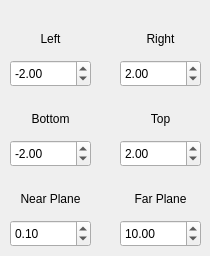
    <widget class="QWidget" name="tab">
     <attribute name="title">
      <string>Ortho</string>
     </attribute>
     <widget class="QDoubleSpinBox" name="doubleSpinBox_5">
      <property name="geometry">
       <rect>
        <x>120</x>
        <y>220</y>
        <width>81</width>
        <height>27</height>
       </rect>
      </property>
      <property name="minimum">
       <double>0.000000000000000</double>
      </property>
      <property name="maximum">
       <double>10000.000000000000000</double>
      </property>
      <property name="singleStep">
       <double>0.100000000000000</double>
      </property>
      <property name="value">
       <double>10.000000000000000</double>
      </property>
     </widget>
     <widget class="QDoubleSpinBox" name="doubleSpinBox_6">
      <property name="geometry">
       <rect>
        <x>10</x>
        <y>220</y>
        <width>81</width>
        <height>27</height>
       </rect>
      </property>
      <property name="minimum">
       <double>0.000000000000000</double>
      </property>
      <property name="maximum">
       <double>10000.000000000000000</double>
      </property>
      <property name="singleStep">
       <double>0.100000000000000</double>
      </property>
      <property name="value">
       <double>0.100000000000000</double>
      </property>
     </widget>
     <widget class="QLabel" name="label_6">
      <property name="geometry">
       <rect>
        <x>10</x>
        <y>190</y>
        <width>81</width>
        <height>17</height>
       </rect>
      </property>
      <property name="text">
       <string>Near Plane</string>
      </property>
      <property name="alignment">
       <set>Qt::AlignCenter</set>
      </property>
     </widget>
     <widget class="QLabel" name="label_7">
      <property name="geometry">
       <rect>
        <x>120</x>
        <y>190</y>
        <width>81</width>
        <height>17</height>
       </rect>
      </property>
      <property name="text">
       <string>Far Plane</string>
      </property>
      <property name="alignment">
       <set>Qt::AlignCenter</set>
      </property>
     </widget>
     <widget class="QLabel" name="label_8">
      <property name="geometry">
       <rect>
        <x>120</x>
        <y>110</y>
        <width>81</width>
        <height>17</height>
       </rect>
      </property>
      <property name="text">
       <string>Top</string>
      </property>
      <property name="alignment">
       <set>Qt::AlignCenter</set>
      </property>
     </widget>
     <widget class="QDoubleSpinBox" name="doubleSpinBox_7">
      <property name="geometry">
       <rect>
        <x>10</x>
        <y>140</y>
        <width>81</width>
        <height>27</height>
       </rect>
      </property>
      <property name="minimum">
       <double>-100.000000000000000</double>
      </property>
      <property name="maximum">
       <double>100.000000000000000</double>
      </property>
      <property name="singleStep">
       <double>0.100000000000000</double>
      </property>
      <property name="value">
       <double>-2.000000000000000</double>
      </property>
     </widget>
     <widget class="QDoubleSpinBox" name="doubleSpinBox_8">
      <property name="geometry">
       <rect>
        <x>120</x>
        <y>140</y>
        <width>81</width>
        <height>27</height>
       </rect>
      </property>
      <property name="minimum">
       <double>-100.000000000000000</double>
      </property>
      <property name="maximum">
       <double>100.000000000000000</double>
      </property>
      <property name="singleStep">
       <double>0.100000000000000</double>
      </property>
      <property name="value">
       <double>2.000000000000000</double>
      </property>
     </widget>
     <widget class="QLabel" name="label_9">
      <property name="geometry">
       <rect>
        <x>10</x>
        <y>110</y>
        <width>81</width>
        <height>17</height>
       </rect>
      </property>
      <property name="text">
       <string>Bottom</string>
      </property>
      <property name="alignment">
       <set>Qt::AlignCenter</set>
      </property>
     </widget>
     <widget class="QLabel" name="label_10">
      <property name="geometry">
       <rect>
        <x>120</x>
        <y>30</y>
        <width>81</width>
        <height>17</height>
       </rect>
      </property>
      <property name="text">
       <string>Right</string>
      </property>
      <property name="alignment">
       <set>Qt::AlignCenter</set>
      </property>
     </widget>
     <widget class="QDoubleSpinBox" name="doubleSpinBox_9">
      <property name="geometry">
       <rect>
        <x>10</x>
        <y>60</y>
        <width>81</width>
        <height>27</height>
       </rect>
      </property>
      <property name="minimum">
       <double>-100.000000000000000</double>
      </property>
      <property name="maximum">
       <double>100.000000000000000</double>
      </property>
      <property name="singleStep">
       <double>0.100000000000000</double>
      </property>
      <property name="value">
       <double>-2.000000000000000</double>
      </property>
     </widget>
     <widget class="QDoubleSpinBox" name="doubleSpinBox_10">
      <property name="geometry">
       <rect>
        <x>120</x>
        <y>60</y>
        <width>81</width>
        <height>27</height>
       </rect>
      </property>
      <property name="minimum">
       <double>-100.000000000000000</double>
      </property>
      <property name="maximum">
       <double>100.000000000000000</double>
      </property>
      <property name="singleStep">
       <double>0.100000000000000</double>
      </property>
      <property name="value">
       <double>2.000000000000000</double>
      </property>
     </widget>
     <widget class="QLabel" name="label_11">
      <property name="geometry">
       <rect>
        <x>10</x>
        <y>30</y>
        <width>81</width>
        <height>17</height>
       </rect>
      </property>
      <property name="text">
       <string>Left</string>
      </property>
      <property name="alignment">
       <set>Qt::AlignCenter</set>
      </property>
     </widget>
    </widget>
